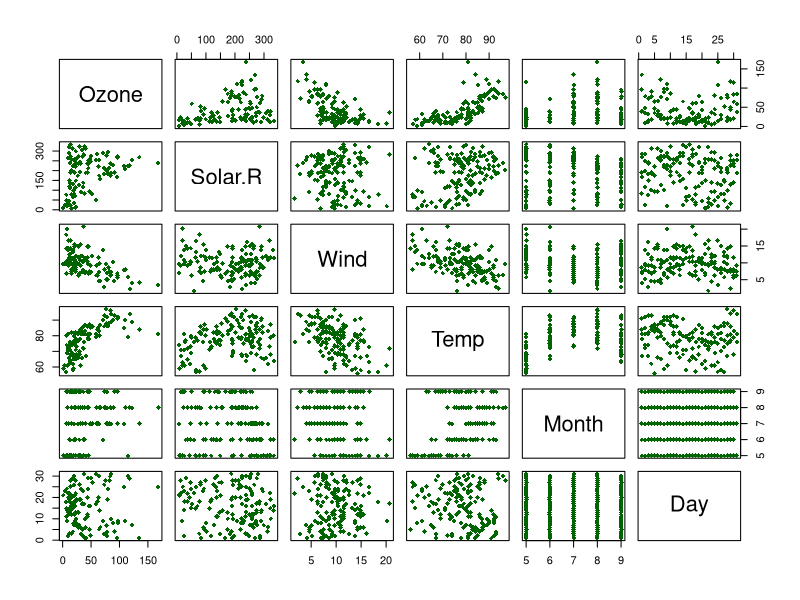
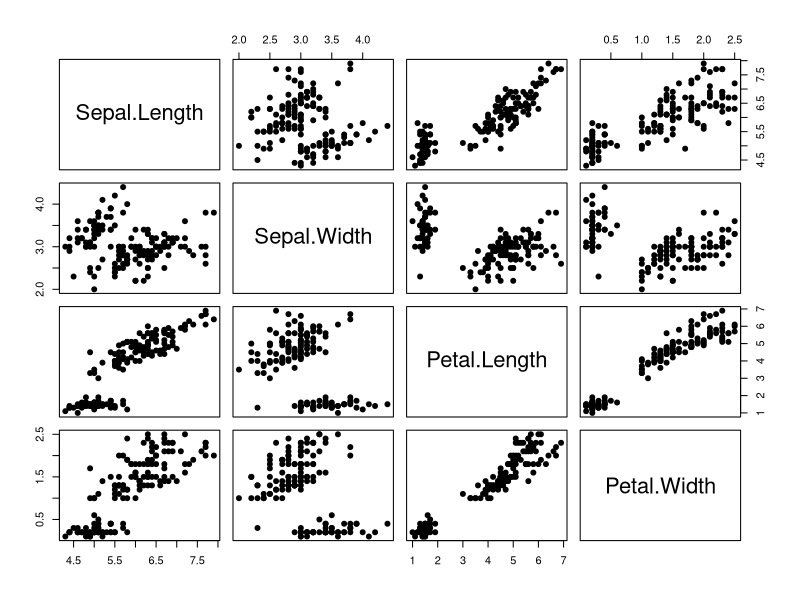
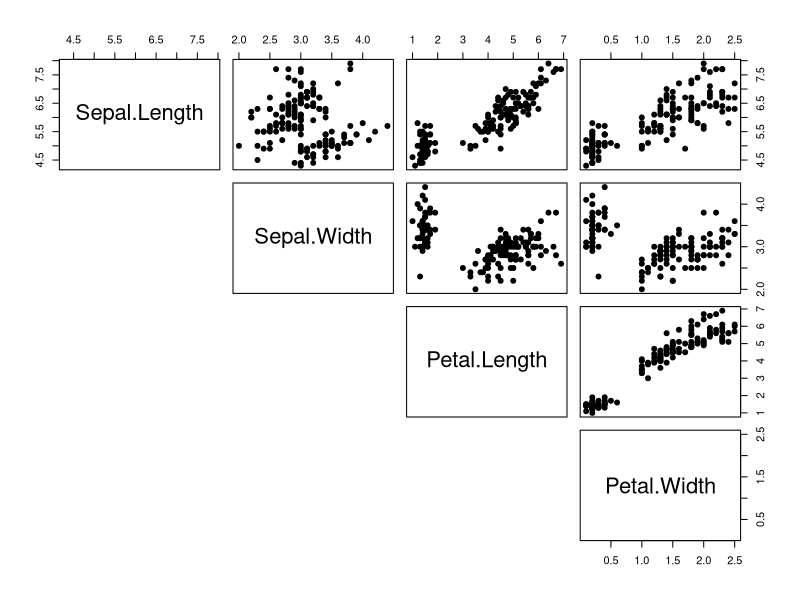
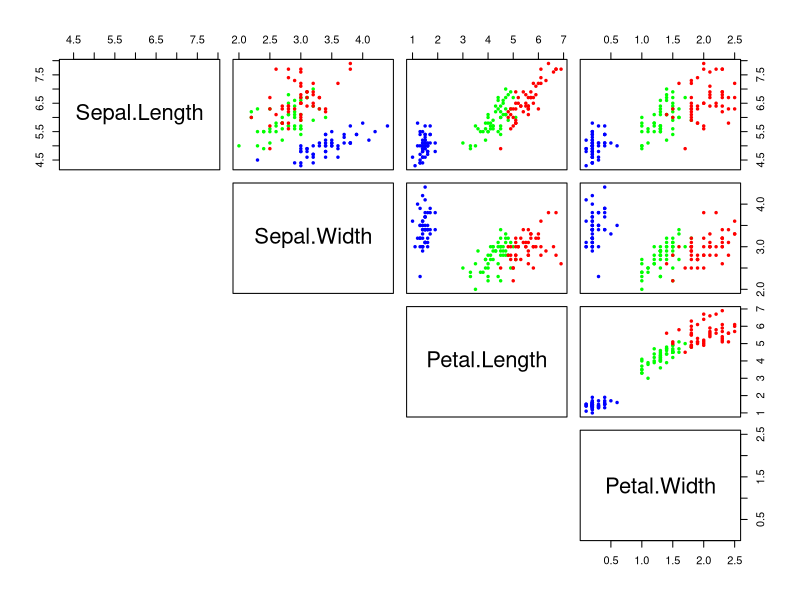

These charts were generated, in order, by the following R code:
#matrixplot

a<-pairs(airquality,col="darkgreen",pch=18)

head(iris)
pairs(iris[,1:4],pch=19)
pairs(iris[,1:4],pch=19,lower.panel=NULL)

mycols<-c("blue","green","red")
pairs(iris[,1:4],pch=19,cex=0.5,col=mycols[iris$Species],lower.panel=NULL)

